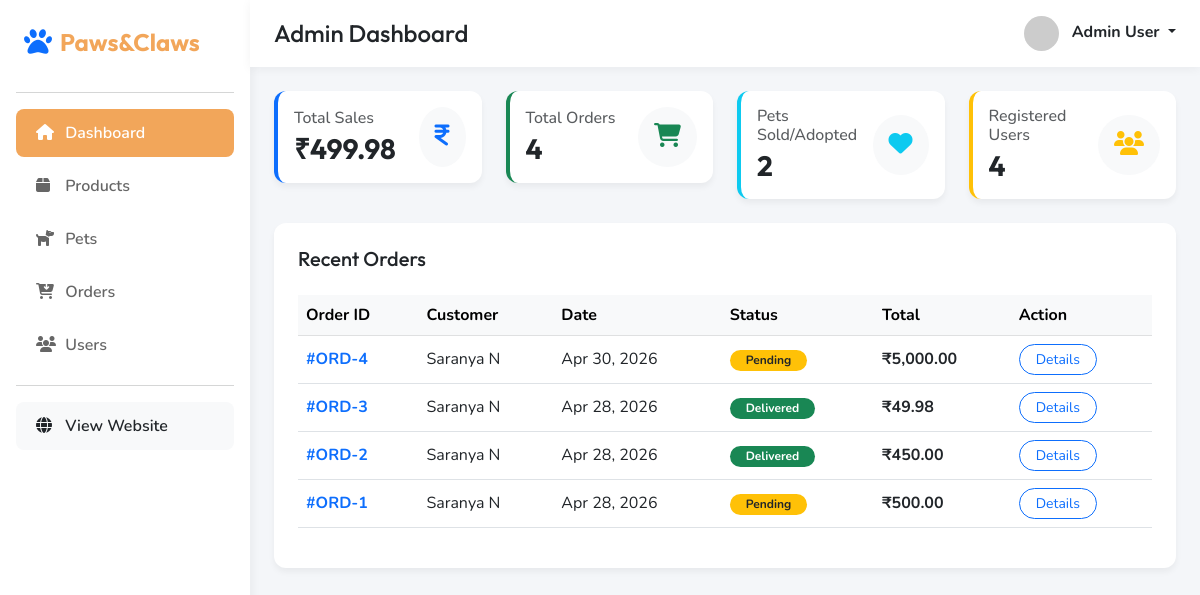
The page /admin/index.php (signed in) on the database its author committed.
### tables this page shows
CREATE TABLE `orders` (
  `id` int NOT NULL AUTO_INCREMENT,
  `user_id` int NOT NULL,
  `total_amount` decimal(10,2) NOT NULL,
  `status` varchar(20) DEFAULT 'pending',
  `payment_method` varchar(50) DEFAULT NULL,
  `shipping_address` text,
  `created_at` timestamp NULL DEFAULT CURRENT_TIMESTAMP,
  PRIMARY KEY (`id`),
  KEY `user_id` (`user_id`),
  CONSTRAINT `orders_ibfk_1` FOREIGN KEY (`user_id`) REFERENCES `users` (`id`) ON DELETE CASCADE
);

CREATE TABLE `users` (
  `id` int NOT NULL AUTO_INCREMENT,
  `first_name` varchar(50) NOT NULL,
  `last_name` varchar(50) NOT NULL,
  `email` varchar(100) NOT NULL,
  `phone` varchar(20) NOT NULL,
  `password` varchar(255) NOT NULL,
  `address` text,
  `created_at` timestamp NULL DEFAULT CURRENT_TIMESTAMP,
  PRIMARY KEY (`id`),
  UNIQUE KEY `email` (`email`)
);

### admin/index.php (the view, shortened to what this page needs)
<?php
require_once '../includes/db.php';
include 'layout/header.php';
$total_sales = $pdo->query("SELECT SUM(total_amount) FROM orders WHERE status = 'delivered'")->fetchColumn() ?? 0;
$total_orders = $pdo->query("SELECT COUNT(*) FROM orders")->fetchColumn();
$pets_adopted = $pdo->query("SELECT COUNT(*) FROM pets WHERE status = 'sold'")->fetchColumn();
$registered_users = $pdo->query("SELECT COUNT(*) FROM users")->fetchColumn();
$stmt = $pdo->query("SELECT o.*, u.first_name, u.last_name FROM orders o JOIN users u ON o.user_id = u.id ORDER BY o.created_at DESC LIMIT 5");
$recent_orders = $stmt->fetchAll();
?>
<div class="row mb-4">
    <div class="col-md-3 mb-3 mb-md-0">
        <div class="card card-stat bg-white p-3 border-start border-4 border-primary">
            <div class="d-flex justify-content-between align-items-center">
                <div>
                    <h6 class="text-muted mb-1">Total Sales</h6>
                    <h3 class="fw-bold mb-0 text-dark">₹<?php echo number_format($total_sales, 2); ?></h3>
                </div>
                <div class="bg-light p-3 rounded-circle text-primary">
                    <i class="fa-solid fa-indian-rupee-sign fs-4"></i>
                </div>
            </div>
        </div>
    </div>
    <div class="col-md-3 mb-3 mb-md-0">
        <div class="card card-stat bg-white p-3 border-start border-4 border-success">
            <div class="d-flex justify-content-between align-items-center">
                <div>
                    <h6 class="text-muted mb-1">Total Orders</h6>
                    <h3 class="fw-bold mb-0 text-dark"><?php echo $total_orders; ?></h3>
                </div>
                <div class="bg-light p-3 rounded-circle text-success">
                    <i class="fa-solid fa-cart-shopping fs-4"></i>
                </div>
            </div>
        </div>
    </div>
    <div class="col-md-3 mb-3 mb-md-0">
        <div class="card card-stat bg-white p-3 border-start border-4 border-info">
            <div class="d-flex justify-content-between align-items-center">
                <div>
                    <h6 class="text-muted mb-1">Pets Sold/Adopted</h6>
                    <h3 class="fw-bold mb-0 text-dark"><?php echo $pets_adopted; ?></h3>
                </div>
                <div class="bg-light p-3 rounded-circle text-info">
                    <i class="fa-solid fa-heart fs-4"></i>
                </div>
            </div>
        </div>
    </div>
    <div class="col-md-3">
        <div class="card card-stat bg-white p-3 border-start border-4 border-warning">
            <div class="d-flex justify-content-between align-items-center">
                <div>
                    <h6 class="text-muted mb-1">Registered Users</h6>
                    <h3 class="fw-bold mb-0 text-dark"><?php echo $registered_users; ?></h3>
                </div>
                <div class="bg-light p-3 rounded-circle text-warning">
                    <i class="fa-solid fa-users fs-4"></i>
                </div>
            </div>
        </div>
    </div>
</div>
<div class="card card-stat mb-5">
    <div class="card-body p-4">
        <h5 class="card-title brand-font mb-4">Recent Orders</h5>
        <div class="table-responsive">
            <table class="table align-middle table-hover">
                <thead class="table-light">
                    <tr>
                        <th>Order ID</th>
                        <th>Customer</th>
                        <th>Date</th>
                        <th>Status</th>
                        <th>Total</th>
                        <th>Action</th>
                    </tr>
                </thead>
                <tbody>
                    <?php if (empty($recent_orders)): ?>
                        <tr><td colspan="6" class="text-center py-4">No orders found yet.</td></tr>
                    <?php else: ?>
                        <?php foreach($recent_orders as $order): ?>
                        <tr>
                            <td class="fw-bold text-primary">#ORD-<?php echo $order['id']; ?></td>
                            <td><?php echo htmlspecialchars($order['first_name'] . ' ' . $order['last_name']); ?></td>
                            <td><?php echo date('M d, Y', strtotime($order['created_at'])); ?></td>
                            <td>
                                <span class="badge bg-<?php
                                    echo ($order['status'] === 'delivered' ? 'success' :
                                         ($order['status'] === 'pending' ? 'warning text-dark' : 'info'));
                                ?> rounded-pill px-3">
                                    <?php echo ucfirst($order['status']); ?>
                                </span>
                            </td>
                            <td class="fw-bold">₹<?php echo number_format($order['total_amount'], 2); ?></td>
                            <td><a href="orders.php?id=<?php echo $order['id']; ?>" class="btn btn-sm btn-outline-primary rounded-pill px-3">Details</a></td>
                        </tr>
                        <?php endforeach; ?>
                    <?php endif; ?>
                </tbody>
            </table>
        </div>
    </div>
</div>
        </div>
    </div>
</div>
</body>
</html>

### admin/layout/header.php (style rules this page uses)
:root { --primary-color: #F2A65A; --secondary-color: #2E8B57; --bg-color: #f4f6f9; }
body { font-family: 'Nunito', sans-serif; background-color: var(--bg-color); }
h1, h2, h3, h4, .brand-font { font-family: 'Outfit', sans-serif; }
.card-stat { border:none; border-radius: 12px; box-shadow: 0 4px 6px rgba(0,0,0,0.05); }

### rows shown on the page
orders: id "4", user.last_name "Saranya N", created_at "Apr 30, 2026", status "Pending", total_amount "5,000.00"
orders: id "3", user.last_name "Saranya N", created_at "Apr 28, 2026", status "Delivered", total_amount "49.98"
orders: id "2", user.last_name "Saranya N", created_at "Apr 28, 2026", status "Delivered", total_amount "450.00"
orders: id "1", user.last_name "Saranya N", created_at "Apr 28, 2026", status "Pending", total_amount "500.00"

### other values the page prints
$total_sales "499.98"
$total_orders "4"
$pets_adopted "2"
$registered_users "4"
